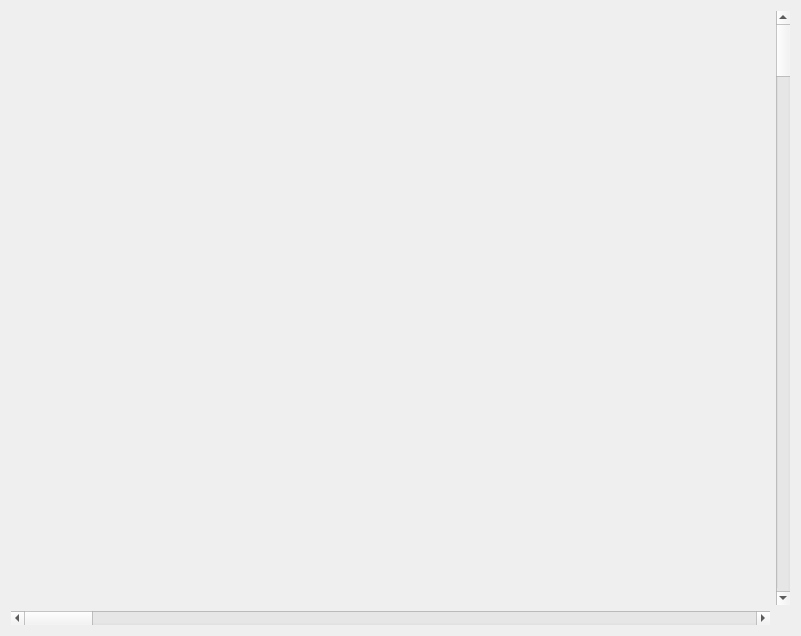
<?xml version="1.0" encoding="UTF-8"?>
<ui version="4.0">
 <class>DrawCanvas</class>
 <widget class="QWidget" name="DrawCanvas">
  <property name="geometry">
   <rect>
    <x>0</x>
    <y>0</y>
    <width>801</width>
    <height>636</height>
   </rect>
  </property>
  <property name="windowTitle">
   <string>DrawCanvas</string>
  </property>
  <layout class="QGridLayout" name="gridLayout_2">
   <item row="0" column="4">
    <widget class="QScrollBar" name="verticalScrollBar">
     <property name="orientation">
      <enum>Qt::Vertical</enum>
     </property>
    </widget>
   </item>
   <item row="1" column="0" colspan="4">
    <widget class="QScrollBar" name="horizontalScrollBar">
     <property name="orientation">
      <enum>Qt::Horizontal</enum>
     </property>
    </widget>
   </item>
   <item row="0" column="0" colspan="4">
    <widget class="QWidget" name="Image" native="true"/>
   </item>
  </layout>
 </widget>
 <layoutdefault spacing="6" margin="11"/>
 <resources/>
 <connections/>
</ui>
